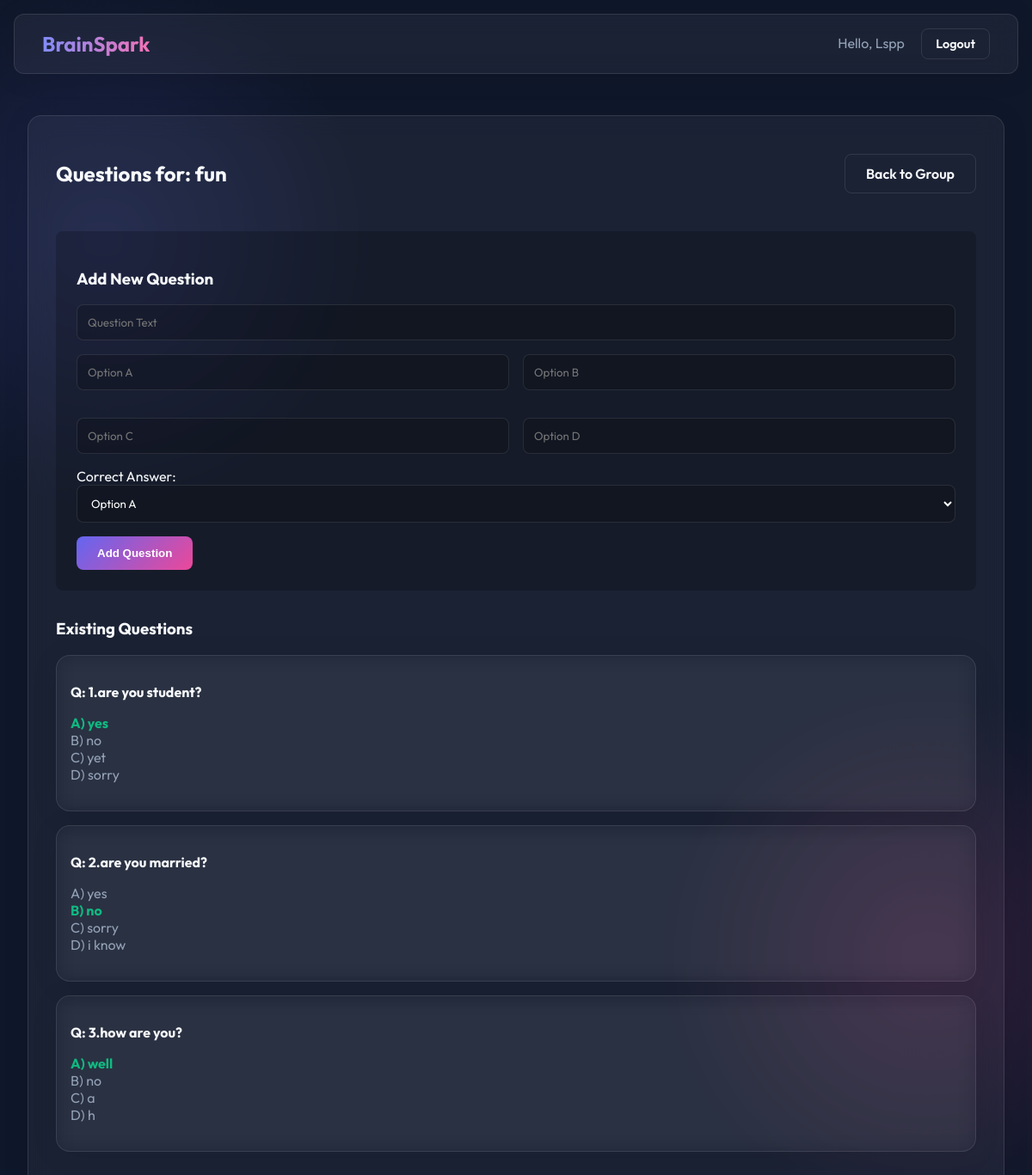
Page /manage_questions/5 (signed in) on the committed database.
### models.py (models this page shows)
class User(UserMixin, db.Model):
    id = db.Column(db.Integer, primary_key=True)
    username = db.Column(db.String(150), unique=True, nullable=False)
    password_hash = db.Column(db.String(200), nullable=False)
    is_teacher = db.Column(db.Boolean, default=False)
    groups_created = db.relationship('Group', backref='creator', lazy=True)
    group_memberships = db.relationship('GroupMember', backref='user', lazy=True)
    attempts = db.relationship('QuizAttempt', backref='user', lazy=True)

class StudyMaterial(db.Model):
    id = db.Column(db.Integer, primary_key=True)
    group_id = db.Column(db.Integer, db.ForeignKey('group.id'), nullable=False)
    title = db.Column(db.String(150), nullable=False)
    pdf_filename = db.Column(db.String(300), nullable=False) # Store path or filename
    reading_time_seconds = db.Column(db.Integer, default=60)
    quiz_time_seconds = db.Column(db.Integer, default=60)
    questions = db.relationship('Question', backref='material', cascade='all, delete-orphan', lazy=True)
    attempts = db.relationship('QuizAttempt', backref='material', lazy=True)

class Question(db.Model):
    id = db.Column(db.Integer, primary_key=True)
    material_id = db.Column(db.Integer, db.ForeignKey('study_material.id'), nullable=False)
    text = db.Column(db.String(500), nullable=False)
    option_a = db.Column(db.String(200), nullable=False)
    option_b = db.Column(db.String(200), nullable=False)
    option_c = db.Column(db.String(200), nullable=False)
    option_d = db.Column(db.String(200), nullable=False)
    correct_option = db.Column(db.String(1), nullable=False) # 'A', 'B', 'C', or 'D'

### app.py (the view)
@app.route('/manage_questions/<int:material_id>')
@login_required
def manage_questions(material_id):
    material = StudyMaterial.query.get_or_404(material_id)
    if material.group.created_by_id != current_user.id:
        flash('Unauthorized', 'error')
        return redirect(url_for('dashboard'))
    questions = Question.query.filter_by(material_id=material.id).all()
    return render_template('manage_questions.html', material=material, questions=questions)

### app.py (called while the page is built)
@login_manager.user_loader
def load_user(user_id):
    return User.query.get(int(user_id))

### templates/manage_questions.html (shortened to what this page needs)
{% extends "base.html" %}
{% block content %}
<div class="glass-panel" style="padding: 2rem; margin-top: 2rem;">
    <div style="display: flex; justify-content: space-between; align-items: center;">
        <h2>Questions for: {{ material.title }}</h2>
        <a href="{{ url_for('group_view', group_id=material.group_id) }}" class="btn btn-outline">Back to Group</a>
    </div>
    <div style="background: rgba(0,0,0,0.2); padding: 1.5rem; border-radius: 8px; margin-top: 2rem;">
        <h3>Add New Question</h3>
        <form action="{{ url_for('add_question', material_id=material.id) }}" method="POST">
            <input type="text" name="text" placeholder="Question Text" required>
            <div style="display: grid; grid-template-columns: 1fr 1fr; gap: 1rem;">
                <input type="text" name="option_a" placeholder="Option A" required>
                <input type="text" name="option_b" placeholder="Option B" required>
                <input type="text" name="option_c" placeholder="Option C" required>
                <input type="text" name="option_d" placeholder="Option D" required>
            </div>
            <label>Correct Answer:</label>
            <select name="correct_option" required>
                <option value="A">Option A</option>
            </select>
            <button type="submit" class="btn">Add Question</button>
        </form>
    </div>
    <h3 style="margin-top: 2rem;">Existing Questions</h3>
    {% for q in questions %}
    <div class="glass-panel" style="padding: 1rem; margin-bottom: 1rem; background: rgba(255,255,255,0.02);">
        <p><strong>Q: {{ q.text }}</strong></p>
        <ul style="list-style: none; padding-left: 0; color: var(--text-muted);">
            <li {% if q.correct_option=='A' %}style="color: #10b981; font-weight: bold;" {% endif %}>A) {{ q.option_a }}
            </li>
            <li {% if q.correct_option=='B' %}style="color: #10b981; font-weight: bold;" {% endif %}>B) {{ q.option_b }}
            </li>
            <li {% if q.correct_option=='C' %}style="color: #10b981; font-weight: bold;" {% endif %}>C) {{ q.option_c }}
            </li>
            <li {% if q.correct_option=='D' %}style="color: #10b981; font-weight: bold;" {% endif %}>D) {{ q.option_d }}
            </li>
        </ul>
    </div>
    {% else %}
    <p>No questions added yet.</p>
    {% endfor %}
</div>
{% endblock %}

### templates/base.html (shortened to what this page needs)
<!DOCTYPE html>
<html lang="en">
<head>
</head>
<body>
    <nav class="glass-panel" style="margin: 1rem; border-radius: 12px;">
        <div class="logo">BrainSpark</div>
        <div>
            {% if current_user.is_authenticated %}
            <span style="margin-right: 1rem; color: var(--text-muted);">Hello, {{ current_user.username }}</span>
            <a href="{{ url_for('logout') }}" class="btn btn-outline"
                style="padding: 0.5rem 1rem; font-size: 0.9rem;">Logout</a>
            {% endif %}
        </div>
    </nav>
    <main>
        {% block content %}{% endblock %}
    </main>
</body>
</html>

### templates/base.html (style rules this page uses)
:root { --primary: #6366f1; --secondary: #ec4899; --bg-dark: #0f172a; --glass: rgba(255, 255, 255, 0.05); --glass-border: rgba(255, 255, 255, 0.1); --text-main: #f8fafc; --text-muted: #94a3b8; }
body { font-family: 'Outfit', sans-serif; background-color: var(--bg-dark); color: var(--text-main); margin: 0; min-height: 100vh; display: flex; flex-direction: column; background-image: radial-gradient(circle at 10% 20%, rgba(99, 102, 241, 0.15) 0%, transparent 20%), radial-gradient(circle at 90% 80%, rgba(236, 72, 153, 0.15) 0%, transparent 20%); }
.glass-panel { background: var(--glass); backdrop-filter: blur(12px); -webkit-backdrop-filter: blur(12px); border: 1px solid var(--glass-border); border-radius: 16px; box-shadow: 0 4px 30px rgba(0, 0, 0, 0.1); }
.btn { background: linear-gradient(135deg, var(--primary), var(--secondary)); color: white; border: none; padding: 0.75rem 1.5rem; border-radius: 8px; cursor: pointer; font-weight: 600; transition: transform 0.2s, box-shadow 0.2s; text-decoration: none; display: inline-block; }
.btn-outline { background: transparent; border: 1px solid var(--glass-border); color: var(--text-main); }
nav { padding: 1rem 2rem; display: flex; justify-content: space-between; align-items: center; margin-bottom: 2rem; }
.logo { font-weight: 700; font-size: 1.5rem; background: linear-gradient(to right, #818cf8, #f472b6); -webkit-background-clip: text; -webkit-text-fill-color: transparent; }
main { flex: 1; padding: 0 2rem; max-width: 1200px; margin: 0 auto; width: 100%; box-sizing: border-box; }
input, select { width: 100%; padding: 0.75rem; margin-bottom: 1rem; background: rgba(0, 0, 0, 0.2); border: 1px solid var(--glass-border); border-radius: 8px; color: white; font-family: inherit; box-sizing: border-box; }

### rows in the picture
User: username "Lspp"
StudyMaterial: title "fun"
Question: text "1.are you student?", option_a "yes", option_b "no", option_c "yet", option_d "sorry"
Question: text "2.are you married?", option_a "yes", option_b "no", option_c "sorry", option_d "i know"
Question: text "3.how are you?", option_a "well", option_b "no", option_c "a", option_d "h"
